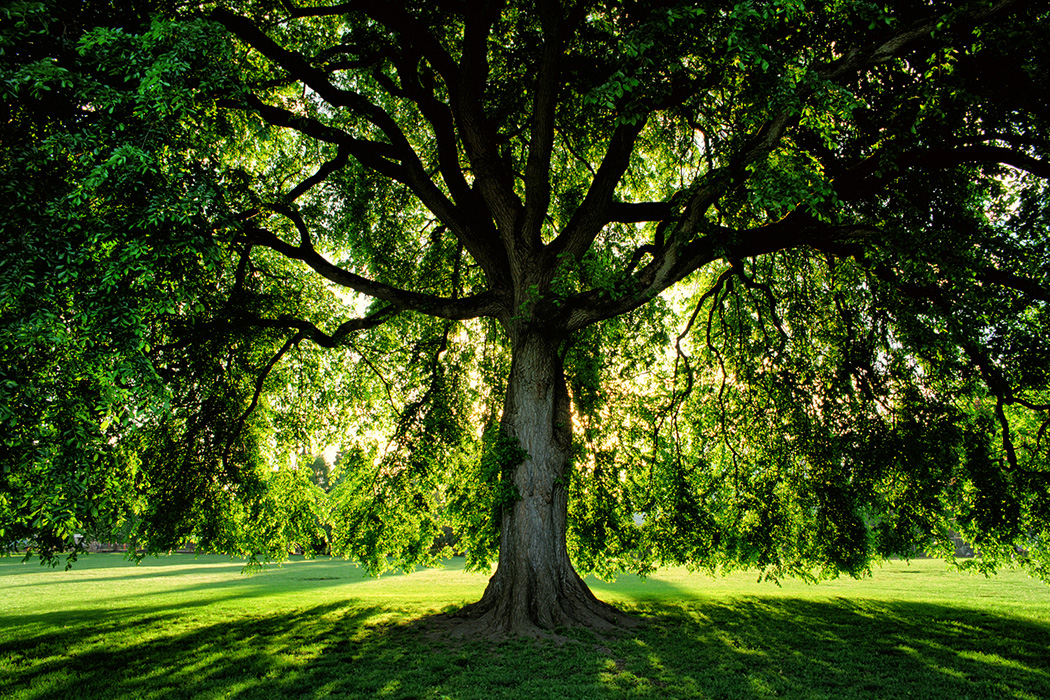
#> input picture tree.jpg, 1050 x 700 px
$ jupyter execute 'Task 4 - Image to Pencil Sketch with Python.ipynb'
#> lines starting #> are read from the running program, lines starting #| are printed output that depends on the picture
# Task 4 - Image to Pencil Sketch
## Importing the necessary libraries

[cell 1]
from PIL import Image
from IPython.display import display
import cv2

# Loading the image

[cell 2]
img = cv2.imread('tree.jpg', 1)
#> img is the input picture: shape (700, 1050, 3); mean B, G, R 22.2, 73.6, 55.5
img = cv2.resize(img, (640, 400))
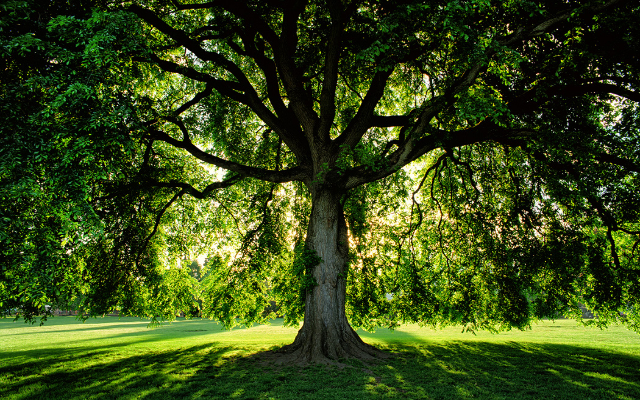
#> img: shape (400, 640, 3); mean B, G, R 22.1, 73.5, 55.4
img = cv2.cvtColor(img, cv2.COLOR_BGR2RGB)
display(Image.fromarray(img))

# Converting image to grey scale

[cell 3]
img_grey = cv2.cvtColor(img, cv2.COLOR_BGR2GRAY)
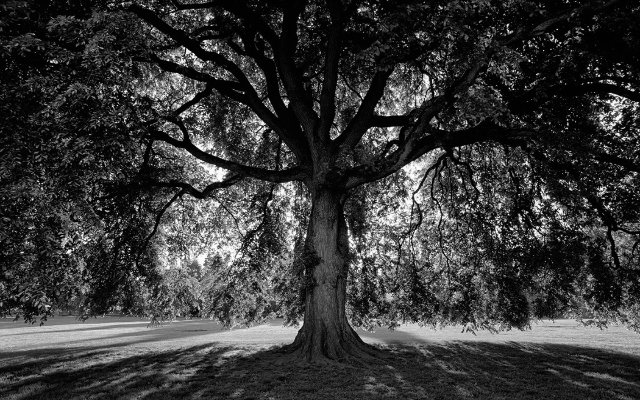
#> img_grey: shape (400, 640); min 0, max 254, mean 56.1
display(Image.fromarray(img_grey))

# Inverting the image

[cell 4]
img_inv = cv2.bitwise_not(img_grey)
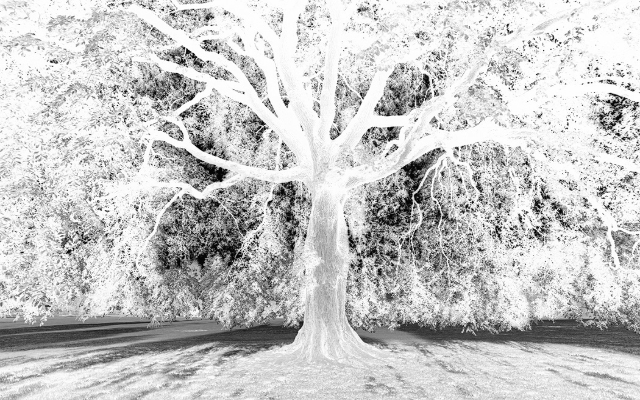
#> img_inv: shape (400, 640); min 1, max 255, mean 198.9
display(Image.fromarray(img_inv))

# Smoothing the image

[cell 5]
img_smooth = cv2.GaussianBlur(img_inv, (5, 5), 0, 0)
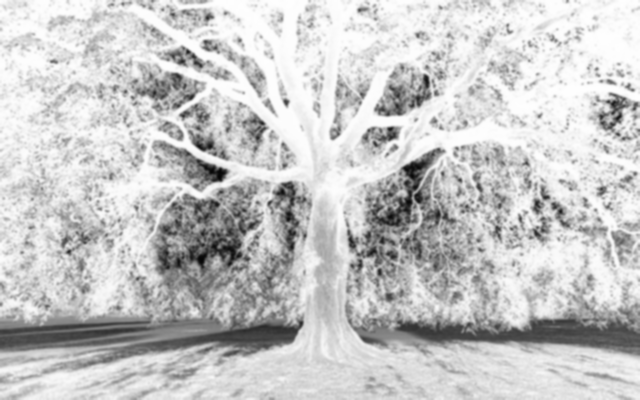
#> img_smooth: shape (400, 640); min 5, max 254, mean 198.9
display(Image.fromarray(img_smooth))

# Inverting the image to get final sketch

[cell 6]
def dodge(img_grey, img_smooth):
  img_smooth_inv = 255 - img_smooth
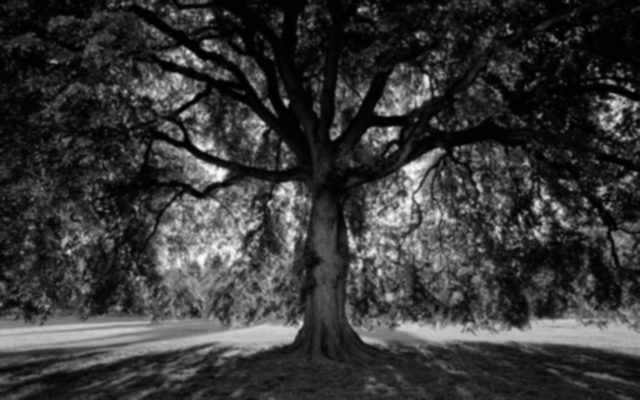
#> img_smooth_inv: shape (400, 640); min 1, max 250, mean 56.1
  return cv2.divide(img_grey, img_smooth_inv, scale=256.0)
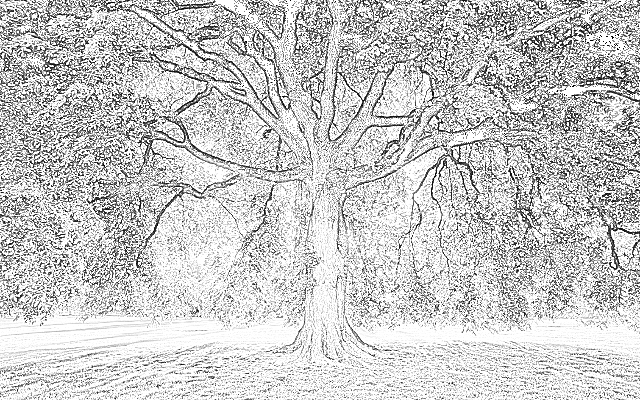
#> returned value: shape (400, 640); min 0, max 255, mean 200.1
